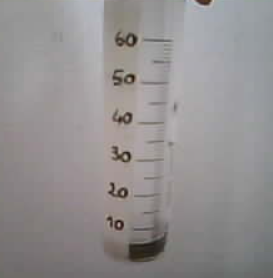
#> input picture dose/0.png, 273 x 278 px, found by its file name; its folder holds only this picture in this run
$ python processor.py --image ../../../dose/0.png
#> lines starting #> are read from the running program, lines starting #| are printed output that depends on the picture; after the words box and inside, x2 and y2 are one past the last pixel; in counts of white or black regions, pixels touching at a corner belong together
"""
processor.py - Seringue 60mL : interpolation + NCC fallback
============================================================

Méthode principale (interpolation):
  1. Ignorer les bords noirs caméra
  2. Localiser la seringue (colonne avec max variance)
  3. Piston = plus grand rectangle sombre horizontal
  4. pct_from_top → volume par interpolation sur table dose/

Méthode fallback (NCC):
  Si le piston n'est pas détecté → comparer l'image entière
  contre toutes les références dose/ par NCC et prendre la meilleure.

La table d'interpolation ET le cache NCC sont construits une seule fois
au démarrage depuis les 61 images dose/0.png … dose/60.png.
"""
from __future__ import annotations
from pathlib import Path
from typing import Dict, List, Optional, Tuple
import cv2
import numpy as np

DOSE_DIR     = Path(__file__).parent / "dose"
TOTAL_VOLUME = 60.0

LIQUID_PROPERTIES = {
    "Chlorine":            {"concentration": 0.05},
    "Alum":                {"concentration": 0.10},
    "Lime":                {"concentration": 0.05},
    "Ferric Sulfate":      {"concentration": 0.08},
    "Sodium Hypochlorite": {"concentration": 0.10},
    "Hydrogen Peroxide":   {"concentration": 0.30},
    "Ozone":               {"concentration": 0.02},
    "Fluoride":            {"concentration": 0.10},
}

# ── Caches ────────────────────────────────────────────────────────────────────
# Table interpolation : [(pct_from_top, volume_ml)] triée pct décroissant
_calib_table: Optional[List[Tuple[float, float]]] = None

# Cache NCC : [(volume_ml, image_preparee)]
_ncc_refs: Optional[List[Tuple[float, np.ndarray]]] = None


# ══════════════════════════════════════════════════════════════════════════════
# Utilitaires communs
# ══════════════════════════════════════════════════════════════════════════════

def _valid_region(gray: np.ndarray) -> Tuple[int, int]:
    """Retourne (y_start, y_end) en ignorant les bords noirs caméra (< 30)."""
    row_mean = gray.mean(axis=1)
    h = gray.shape[0]
    y_start, y_end = 0, h - 1
    for y in range(h):
        if row_mean[y] > 30:
            y_start = y
            break
    for y in range(h - 1, -1, -1):
        if row_mean[y] > 30:
            y_end = y
            break
    return y_start, y_end


# ══════════════════════════════════════════════════════════════════════════════
# Méthode 1 — Détection du piston + interpolation
# ══════════════════════════════════════════════════════════════════════════════

def _detect_piston_pct(image_path: str) -> Tuple[Optional[float], float]:
    """
    Détecte le piston (rectangle sombre horizontal) dans l'image.
    Retourne (pct_from_top, confidence) ou (None, 0) si non trouvé.
    """
#> called with image_path = 'dose/0.png'
    img = cv2.imread(image_path)
#> img is the input picture: shape (278, 273, 3); mean B, G, R 144.4, 144, 147.3
    if img is None:
        raise ValueError(f"Impossible de lire : {image_path}")

    h, w   = img.shape[:2]
#> h = 278; w = 273
    gray   = cv2.cvtColor(img, cv2.COLOR_BGR2GRAY)
    y0, y1 = _valid_region(gray)
#> in _valid_region, `row_mean = gray.mean(axis=1)`: row_mean = 278 values, max 160.8 at index 86, min 108.4 at index 252, mean 145
#> y0 = 0; y1 = 277
    valid_h = y1 - y0
#> valid_h = 277
    if valid_h < 20:
        return None, 0.0

    # Localiser la seringue par variance des colonnes
    mw    = int(w * 0.05)
#> mw = 13
    inner = gray[y0:y1 + 1, mw:w - mw]
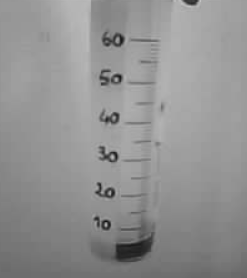
#> inner: shape (278, 247); min 17, max 196, mean 145.7
    col_v = inner.var(axis=0).astype(np.float32)
#> col_v = 247 values, max 1497.3 at index 120, min 178.4 at index 40, mean 429.5
    col_s = cv2.GaussianBlur(col_v.reshape(1, -1), (21, 1), 5.0).reshape(-1)
#> col_s = 247 values, max 1121 at index 122, min 185.5 at index 39, mean 429.6
    cx    = int(np.argmax(col_s)) + mw
#> cx = 135

    # Zone de recherche autour du centre de la seringue
    bx0    = max(0,  cx - 70)
#> bx0 = 65
    bx1    = min(w,  cx + 70)
#> bx1 = 205
    region = gray[y0:y1 + 1, bx0:bx1]
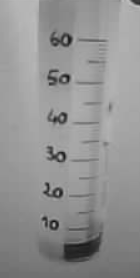
#> region: shape (278, 140); min 17, max 192, mean 146.3
    rh, rw = region.shape
#> rh = 278; rw = 140

    best_area = 0
    best_pct  = None
    best_conf = 0.0

    for thresh in [90, 100, 110, 120, 130]:
        _, dark = cv2.threshold(region, thresh, 255, cv2.THRESH_BINARY_INV)
        kernel  = np.ones((2, 5), np.uint8)
        dark    = cv2.morphologyEx(dark, cv2.MORPH_CLOSE, kernel)
        cnts, _ = cv2.findContours(dark, cv2.RETR_EXTERNAL, cv2.CHAIN_APPROX_SIMPLE)

        for cnt in cnts:
            x, y, cw, ch = cv2.boundingRect(cnt)
            if cw < 15 or ch < 4 or ch > 55:  continue
            if cw > rw * 0.95:                 continue
            if cw / max(ch, 1) < 1.0:          continue
            cy  = y + ch // 2
            pct = cy / rh
            if pct < 0.03 or pct > 0.97:       continue
            area = cw * ch
            if area > best_area:
                best_area = area
                best_pct  = pct
                best_conf = float(np.clip(area / (rw * 30), 0.0, 1.0))

        if best_pct is not None:
            break
#> this loop made 1 pass
#> pass 1, in _detect_piston_pct, `_, dark = cv2.threshold(region, thresh, 255, cv2.THRESH_BINARY_INV)`:
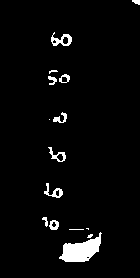
#> dark: shape (278, 140); 3.6% white; 15 white regions (5 under 20 px), largest, box (x1, y1, x2, y2) and area: (59, 232, 102, 262) 691, (51, 32, 72, 46) 143, (44, 183, 63, 198) 108
#> pass 1, in _detect_piston_pct, `dark    = cv2.morphologyEx(dark, cv2.MORPH_CLOSE, kernel)`:
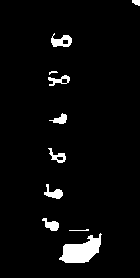
#> dark: shape (278, 140); 4% white; 10 white regions (1 under 20 px), largest, box (x1, y1, x2, y2) and area: (59, 233, 102, 263) 725, (51, 33, 72, 47) 171, (44, 184, 63, 199) 139
#> after the loop, best_area = 1290; best_conf = 0.307; best_pct = 0.892

    return best_pct, round(best_conf, 3)


# [11 lines left out: function _interpolate, not called in this run]


def _build_calib_table(dose_dir: Path) -> List[Tuple[float, float]]:
    """Construit la table d'interpolation depuis dose/0.png … dose/60.png."""
    global _calib_table
    if _calib_table is not None:
        return _calib_table

    if not dose_dir.is_dir():
        raise FileNotFoundError(f"Dossier dose/ introuvable : {dose_dir.resolve()}")

    pairs: List[Tuple[float, float]] = []
    failed: List[int] = []
    print("[processor] Construction table interpolation ...")

    for ml in range(int(TOTAL_VOLUME) + 1):
        for ext in [".png", ".jpg", ".jpeg"]:
            p = dose_dir / f"{ml}{ext}"
            if not p.exists(): continue
            try:
                pct, _ = _detect_piston_pct(str(p))
#> pct = 0.892
                if pct is not None:
                    pairs.append((pct, float(ml)))
                else:
                    failed.append(ml)
            except Exception as e:
                print(f"[processor]   ignore {p.name}: {e}")
                failed.append(ml)
            break

    if len(pairs) < 3:
        raise RuntimeError(f"Pas assez de références ({len(pairs)})")

    pairs.sort(key=lambda x: x[0], reverse=True)
    mae = sum(abs(_interpolate(p, pairs) - v) for p, v in pairs) / len(pairs)
    print(f"[processor] Table interpolation: {len(pairs)} pts | MAE={mae:.2f}mL | Échecs={len(failed)}")
    _calib_table = pairs
    return _calib_table


# ══════════════════════════════════════════════════════════════════════════════
# Méthode 2 — NCC (fallback)
# ══════════════════════════════════════════════════════════════════════════════

def _prepare_ncc(image_path: str) -> np.ndarray:
    """Prétraitement pour NCC : gris + CLAHE + crop central + resize."""
#> called with image_path = 'dose/0.png'
    img  = cv2.imread(image_path)
    if img is None:
        raise ValueError(f"Impossible de lire : {image_path}")
    gray = cv2.cvtColor(img, cv2.COLOR_BGR2GRAY)
    clahe = cv2.createCLAHE(clipLimit=2.5, tileGridSize=(8, 8))
    enh  = clahe.apply(gray)
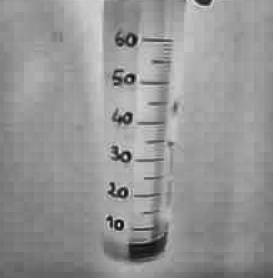
#> enh: shape (278, 273); min 10, max 216, mean 148.6
    h, w = enh.shape
#> h = 278; w = 273
    roi  = enh[int(h*0.05):int(h*0.95), int(w*0.20):int(w*0.80)]
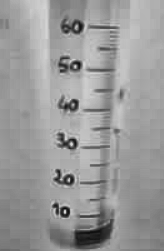
#> roi: shape (251, 164); min 10, max 216, mean 153.5
    return cv2.resize(roi, (160, 320), interpolation=cv2.INTER_AREA).astype(np.float32) / 255.0
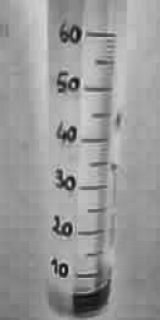
#> returned value: shape (320, 160) float32; min 0.0549, max 0.843, mean 0.602


def _ncc_score(a: np.ndarray, b: np.ndarray) -> float:
    af = a.flatten().astype(np.float64);  af -= af.mean()
    bf = b.flatten().astype(np.float64);  bf -= bf.mean()
    d  = np.linalg.norm(af) * np.linalg.norm(bf)
#> d = 645
    return float(np.dot(af, bf) / d) if d > 1e-9 else 0.0


def _build_ncc_refs(dose_dir: Path) -> List[Tuple[float, np.ndarray]]:
    """Charge et prépare les images de référence pour le NCC."""
    global _ncc_refs
    if _ncc_refs is not None:
        return _ncc_refs

    if not dose_dir.is_dir():
        raise FileNotFoundError(f"Dossier dose/ introuvable : {dose_dir.resolve()}")

    refs: List[Tuple[float, np.ndarray]] = []
    print("[processor] Chargement références NCC ...")

    for ml in range(int(TOTAL_VOLUME) + 1):
        for ext in [".png", ".jpg", ".jpeg"]:
            p = dose_dir / f"{ml}{ext}"
            if not p.exists(): continue
            try:
                refs.append((float(ml), _prepare_ncc(str(p))))
            except Exception as e:
                print(f"[processor]   NCC ignore {p.name}: {e}")
            break

    print(f"[processor] NCC: {len(refs)} références chargées")
    refs.sort(key=lambda x: x[0])
    _ncc_refs = refs
    return _ncc_refs


def _read_volume_ncc(image_path: str, dose_dir: Path) -> Tuple[float, float]:
    """Lit le volume par NCC (fallback)."""
    refs  = _build_ncc_refs(dose_dir)
    query = _prepare_ncc(image_path)
    scores = [(v, _ncc_score(query, ref)) for v, ref in refs]
    scores.sort(key=lambda x: x[1], reverse=True)
    # Moyenne pondérée des 3 meilleurs
    top3   = scores[:3]
    total  = sum(max(s, 0) for _, s in top3)
    if total < 1e-6:
        vol = scores[0][0]
    else:
        vol = sum(max(s, 0) * v for v, s in top3) / total
    conf = float(np.clip((scores[0][1] + 1.0) / 2.0, 0.0, 1.0))
    return round(float(np.clip(vol, 0, TOTAL_VOLUME)), 1), round(conf, 3)


# ══════════════════════════════════════════════════════════════════════════════
# Fonction principale de lecture
# ══════════════════════════════════════════════════════════════════════════════

def read_volume(image_path: str, dose_dir: Path = DOSE_DIR) -> Tuple[float, float]:
    """
    Lit le volume dans une image de seringue.

    Essaie d'abord la détection du piston + interpolation.
    Si le piston n'est pas détecté (conf < 0.1), utilise le NCC.

    Retourne (volume_ml, confidence).
    """
    # ── Méthode 1 : piston + interpolation ───────────────────────────────────
    try:
        table     = _build_calib_table(dose_dir)
        pct, conf = _detect_piston_pct(image_path)

        if pct is not None and conf >= 0.05:
            vol = float(np.clip(_interpolate(pct, table), 0.0, TOTAL_VOLUME))
            return round(vol, 1), conf
    except Exception as e:
        print(f"[processor]   Interpolation échouée: {e}")

    # ── Méthode 2 : NCC fallback ──────────────────────────────────────────────
    print(f"[processor]   → Fallback NCC pour {Path(image_path).name}")
    vol, conf = _read_volume_ncc(image_path, dose_dir)
    return vol, conf


# ══════════════════════════════════════════════════════════════════════════════
# API publique
# ══════════════════════════════════════════════════════════════════════════════

# [40 lines left out: function process_dosing_pair, not called in this run]


def process_dosing_image(
    image_path: str, liquid: str, dose_dir: Optional[str] = None,
) -> Dict[str, Optional[float]]:
    """Lit le volume d'une seule image."""
    result: Dict[str, Optional[float]] = {
        "volume_ml": None, "moles": None, "concentration": None, "confidence": None,
    }
    ref_dir = Path(dose_dir) if dose_dir else DOSE_DIR
    try:
        volume_ml, confidence = read_volume(image_path, ref_dir)
        props         = LIQUID_PROPERTIES.get(liquid, {"concentration": 0.1})
        concentration = float(props["concentration"])
        moles         = concentration * (volume_ml / 1000.0)
        result["volume_ml"]     = volume_ml
        result["moles"]         = round(moles, 6)
        result["concentration"] = concentration
        result["confidence"]    = confidence
        print(f"[processor] {liquid}: {volume_ml}mL moles={moles:.6f} conf={confidence}")
    except Exception as e:
        print(f"[processor] Erreur: {e}")
    return result


# [5 lines left out: function reload_references, not called in this run]


# ══════════════════════════════════════════════════════════════════════════════
# CLI
# ══════════════════════════════════════════════════════════════════════════════

if __name__ == "__main__":
    import argparse
    parser = argparse.ArgumentParser(description="Lecteur seringue 60mL")
    parser.add_argument("--dose",   default="dose")
    parser.add_argument("--before", default=None)
    parser.add_argument("--after",  default=None)
    parser.add_argument("--image",  default=None)
    parser.add_argument("--liquid", default="Chlorine")
    parser.add_argument("--verify", action="store_true")
    args = parser.parse_args()
    dose_path = Path(args.dose)

    if args.verify:
        print(f"\n{'='*55}")
        print(f"  Verification : {dose_path.resolve()}")
        print(f"{'='*55}\n")
        try:
            _build_calib_table(dose_path)
            _build_ncc_refs(dose_path)
        except Exception as e:
            print(f"Erreur init: {e}"); exit(1)

        errors = 0; total = 0
        for ml in range(int(TOTAL_VOLUME) + 1):
            for ext in [".png", ".jpg"]:
                p = dose_path / f"{ml}{ext}"
                if not p.exists(): continue
                total += 1
                try:
                    vol, conf = read_volume(str(p), dose_path)
                    diff   = abs(vol - ml)
                    status = "OK" if diff <= 2.0 else "!!"
                    if diff > 2.0: errors += 1
                    method = "interp" if conf >= 0.05 else "NCC"
                    print(f"  [{status}] {ml:3d}.png -> lu={vol:5.1f}mL  "
                          f"erreur={diff:.1f}mL  conf={conf:.2f}")
                except Exception as e:
                    print(f"  [!!] {ml}.png -> {e}"); errors += 1
                break
        ok = total - errors
        print(f"\n  Total:{total}  OK:{ok}  Erreurs(>2mL):{errors}  "
              f"Precision:{ok/max(total,1)*100:.0f}%\n")

    elif args.before and args.after:
        res = process_dosing_pair(args.before, args.after, args.liquid, args.dose)
        print(f"\n{'='*45}")
        for k, v in res.items(): print(f"  {k:20s} : {v}")
        print(f"{'='*45}\n")

    elif args.image:
        res = process_dosing_image(args.image, args.liquid, args.dose)
        print(f"\n{'='*45}")
        for k, v in res.items(): print(f"  {k:20s} : {v}")
        print(f"{'='*45}\n")

    else:
        parser.print_help()


# ── Compatibilité : process_syringe_pair ─────────────────────────────────────
# [11 lines left out: function process_syringe_pair, not called in this run]
